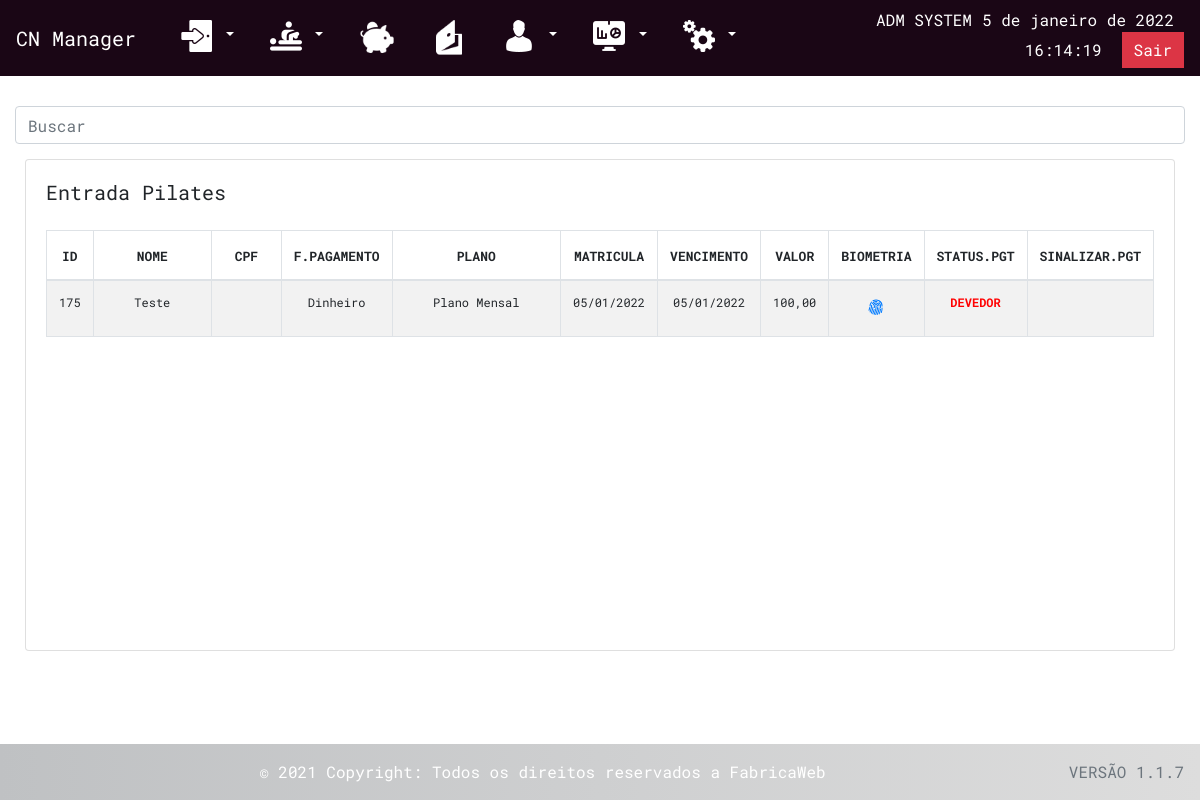
/indexFluxo_Pilates.php (signed in), run on the app's committed database.
### tables this page shows
CREATE TABLE IF NOT EXISTS `cliente_pilates` (
  `id` int(11) NOT NULL AUTO_INCREMENT,
  `dataInicio` date DEFAULT NULL,
  `dataFim` date DEFAULT NULL,
  `dataBloqueio` date DEFAULT NULL,
  `dataLiberacao` date DEFAULT NULL,
  `nome` varchar(100) NOT NULL,
  `cpf` varchar(15) DEFAULT NULL,
  `idade` varchar(50) DEFAULT NULL,
  `pc_valor` varchar(50) DEFAULT NULL,
  `profissao` varchar(100) DEFAULT NULL,
  `telefone` varchar(50) DEFAULT NULL,
  `endereco` varchar(200) DEFAULT NULL,
  `sessoes` int(11) DEFAULT NULL,
  `atestado` longtext,
  `descricao` longtext,
  `procedimento` varchar(100) DEFAULT NULL,
  `template` varchar(500) DEFAULT NULL,
  `Pagamento_idPagamento` int(11) DEFAULT NULL,
  `Planos_idPlano` int(11) DEFAULT NULL,
  `status_pago` tinyint(1) DEFAULT '0',
  `status` tinyint(1) DEFAULT NULL,
  `disabled` tinyint(1) DEFAULT '1',
  `opcao1` int(11) NOT NULL DEFAULT '2',
  `opcao2` int(11) NOT NULL DEFAULT '2',
  `opcao3` int(11) NOT NULL DEFAULT '2',
  `opcao4` int(11) NOT NULL DEFAULT '2',
  `opcao5` int(11) NOT NULL DEFAULT '2',
  `opcao6` int(11) NOT NULL DEFAULT '2',
  `opcao7` int(11) NOT NULL DEFAULT '2',
  `opcao8` int(11) NOT NULL DEFAULT '2',
  `opcao9` int(11) NOT NULL DEFAULT '2',
  `opcao10` int(11) NOT NULL DEFAULT '2',
  `opcao11` int(11) NOT NULL DEFAULT '2',
  `opcao12` int(11) NOT NULL DEFAULT '2',
  `opcao13` int(11) NOT NULL DEFAULT '2',
  `opcao14` int(11) NOT NULL DEFAULT '2',
  `opcao15` int(11) NOT NULL DEFAULT '2',
  `opcao16` int(11) NOT NULL DEFAULT '2',
  `opcao17` int(11) NOT NULL DEFAULT '2',
  `opcao18` int(11) NOT NULL DEFAULT '2',
  `opcao19` int(11) NOT NULL DEFAULT '2',
  `opcao20` int(11) NOT NULL DEFAULT '2',
  `opcao21` int(11) NOT NULL DEFAULT '2',
  PRIMARY KEY (`id`) USING BTREE,
  KEY `Pagamento_idPagamento` (`Pagamento_idPagamento`) USING BTREE
);

CREATE TABLE IF NOT EXISTS `pagamento` (
  `idPagamento` int(11) NOT NULL AUTO_INCREMENT,
  `tipo` varchar(45) DEFAULT NULL,
  PRIMARY KEY (`idPagamento`) USING BTREE
);

CREATE TABLE IF NOT EXISTS `planos` (
  `idPlano` int(11) UNSIGNED NOT NULL AUTO_INCREMENT,
  `plano` varchar(100) DEFAULT NULL,
  PRIMARY KEY (`idPlano`)
);

### indexFluxo_Pilates.php (the view, shortened to what this page needs)
<?php
require_once "menu.php";
if (isset($_SESSION['id_usuario'])) :
?>
	<div class="col-md-12" style="padding-top:30px;">
		<input class="form-control" id="search" type="text" placeholder="Buscar">
	</div>
	<div class="row" style="margin-left:10px; margin-top: 15px; margin-right: 10px;">
		<div class="col-md-12">
			<div class="card">
				<div class="card-body">
					<h5 class="card-title">Entrada Pilates
						<a title='Cadastrar Cliente' href='entradaCliente_Pilates.php' accesskey="C">
							<i class="bi bi-plus-square-fill" style="font-size: 2rem; margin-right:5px; float: right; padding-bottom: 10px;"></i>
						</a>
					</h5>
					<div class="panel panel-default">
						<div class="panel-body" style="overflow: auto; height: 400px; width: 100%;">
							<div class="table-responsive">
								<table class="table table-striped table-bordered table-hover" id="table-indexFluxo" style="width: 100%">
									<thead>
										<tr>
											<th width="2%">
												<center>
													<font size=2>ID</font>
											</th>
											<th width="18%">
												<center>
													<font size=2>NOME</font>
											</th>
											<th width="9%">
												<center>
													<font size=2>CPF</font>
											</th>
											<th width="5%">
												<center>
													<font size=2>F.PAGAMENTO</font>
											</th>
											<th width="28%">
												<center>
													<font size=2>PLANO</font>
											</th>
											<th width="5%">
												<center>
													<font size=2>MATRICULA</font>
											</th>
											<th width="5%">
												<center>
													<font size=2>VENCIMENTO</font>
											</th>
											<th width="2%">
												<center>
													<font size=2>VALOR</font>
											</th>
											<th width="2%">
												<center>
													<font size=2>BIOMETRIA</font>
											</th>
											<th width="2%">
												<center>
													<font size=2>STATUS.PGT</font>
											</th>
											<th width="5%">
												<center>
													<font size=2>SINALIZAR.PGT</font>
											</th>
										</tr>
									</thead>
									<tbody id="searchTable">
										<?php
										$buscaClientePilates = $pdo
											->prepare(
												'SELECT
											cp.id AS codigo, cp.nome AS cliente, cp.cpf AS cpf, pl.plano AS plano,
											pg.tipo AS forma, cp.dataInicio AS dt_inicio,
											cp.dataFim AS dt_fim, cp.status_pago AS pago, cp.pc_valor AS preco
										FROM
											cliente_pilates cp
										    JOIN pagamento pg
										    ON cp.Pagamento_idPagamento = pg.idPagamento
											JOIN planos AS pl
										    ON cp.Planos_idPlano = pl.idPlano ORDER BY cp.id DESC'
										);
										$buscaClientePilates->execute();
										$row = $buscaClientePilates->fetchAll(PDO::FETCH_ASSOC);
										if (count($row) > 0) {
											foreach ($row as $value) {
										?>
												<tr>
													<td style="font-size: 12px; text-align: center;"><?= $_SESSION['codStsPag'] = $value['codigo']; ?></td>
													<td style="font-size: 12px; text-align: center;"><?= ($value['cliente']); ?></td>
													<td style="font-size: 12px; text-align: center;" id="cpf"><?= $value['cpf']; ?></td>
													<td style="font-size: 12px; text-align: center; text-overflow: ellipsis;"><?= ucwords($value['forma']); ?></td>
													<td style="font-size: 12px; text-align: center;"><?= ucwords($value['plano']); ?></td>
													<td style="font-size: 12px; text-align: center;"><?= isset($value['dt_inicio']) ? date('d/m/Y', strtotime($value['dt_inicio'])) : '' ?></td>
													<td style="font-size: 12px; text-align: center;"><?= isset($value['dt_fim']) ? date('d/m/Y', strtotime($value['dt_fim'])) : '' ?></td>
													<td style="font-size: 12px; text-align: center;"><?= $value['preco']; ?></td>
													<td style="font-size: 16px; text-align: center;">
														<a href='' title="Cadastrar Biometria" id="btn-capture">
														<span>
														</span>
														</a>
													</td>
													<td style="font-size: 16px; text-align: center;">
														<?php
														if (($value['pago']) == 0) {
														?>
															<div style="font-size: 12px; text-align: center; color:red;"><strong>DEVEDOR</strong></div>
														<?php
														} else {
														?>
															<div style="font-size: 12px; text-align: center; color:green;"><strong>PAGO</strong></div>
														<?php
														}
														?>
													</td>
													<td style="font-size: 16px; text-align: center;">
														<?php
														if (($value['pago']) == 0) {
														?>
															<a title='Sinalizar Pagamento' href='sinalizarPagamentoPilates.php?id=<?php echo $value['codigo']; ?>' data-confirm-payment>
																<i style="font-size: 1.3rem; color: cornflowerblue;" class="bi bi-currency-dollar"></i>
															</a>
														<?php
														} else {
														?>
															<a title='PAGO'>
																<i style="font-size: 1.3rem; color: cornflowerblue;" class="bi bi-check-square"></i>
															</a>
														<?php
														}
														?>
													</td>
												</tr>
										<?php
											}
										}
										?>
									</tbody>
								</table>
							</div>
						</div>
					</div>
				</div>
			</div>
		</div>
	</div>
	<?php require_once "footer.php"; ?>
<?php endif; ?>
</body>
</html>

### css/custom.css (style rules this page uses)
body { font-family: 'RobotoMono'; }
@media (max-width: 1366px) { .panel-body { height: 450px; } }

### data on the page
cliente_pilates: id "175", nome "Teste", pagamento.tipo "Dinheiro", planos.plano "Plano Mensal", dataInicio "05/01/2022", dataFim "05/01/2022", pc_valor "100,00", status_pago "DEVEDOR"

### other printed values
$_SESSION["nome_usuario"] "ADM SYSTEM"
